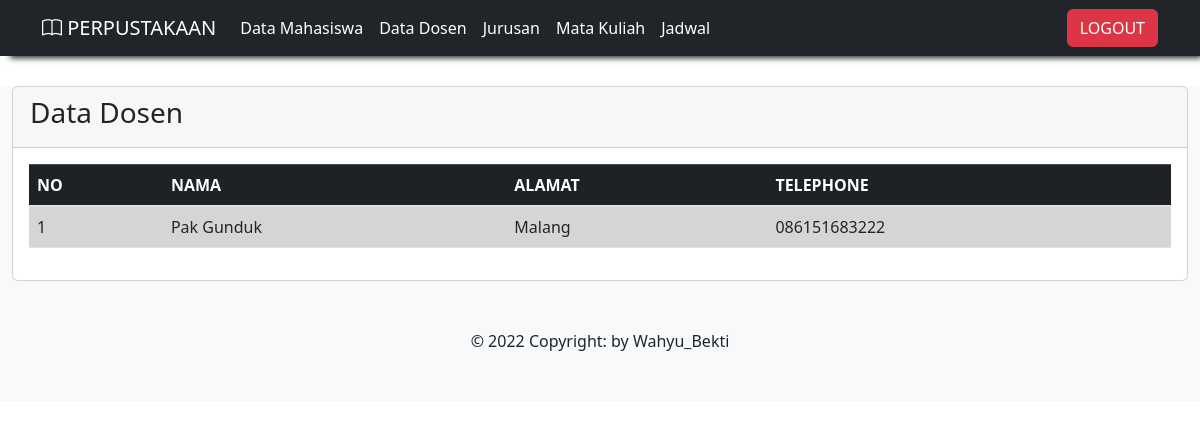
Page /petugas/data_dosen.php (signed in) on the committed database.
### tables this page shows
CREATE TABLE `dosen` (
  `id_dosen` int(5) NOT NULL,
  `nama_dosen` varchar(20) NOT NULL,
  `alamat` text NOT NULL,
  `telephone` varchar(13) NOT NULL
);

### petugas/data_dosen.php (the view, shortened to what this page needs)
<?php
include "../navbar.php";
include "../css.php";
?>
<!DOCTYPE html>
<html>
<body>
    <div class="card">
        <div class="card-header">
            <table>
                <tr>
                    <th>
                        <h3>Data Dosen</h3>
                    </th>
                </tr>
            </table>
        </div>
        <div class="card-body">
            <table class="table table-active table-striped ">
                <thead class="table-dark table-striped table-hover">
                    <tr>
                        <th>NO</th>
                        <th>NAMA</th>
                        <th>ALAMAT</th>
                        <th>TELEPHONE</th>
                    </tr>
                </thead>
                <tbody>
                    <?php
                    include "../koneksi.php";
                    $qry_dos = mysqli_query($koneksi, "select * from dosen");
                    $no = 0;
                    while ($data_dosen = mysqli_fetch_array($qry_dos)) {
                        $no++; ?>
                    <tr>
                        <td>
                            <?= $no ?>
                        </td>
                        <td>
                            <?= $data_dosen['nama_dosen'] ?>
                        </td>
                        <td>
                            <?= $data_dosen['alamat'] ?>
                        </td>
                        <td>
                            <?= $data_dosen['telephone'] ?>
                        </td>
                    </tr>
                    <?php
                    }
                    ?>
                </tbody>
            </table>
        </div>
    </div>
</body>
<?php include "../footer.php" ?>
</html>

### rows in the picture
dosen: nama_dosen "Pak Gunduk", alamat "Malang", telephone "086151683222"
